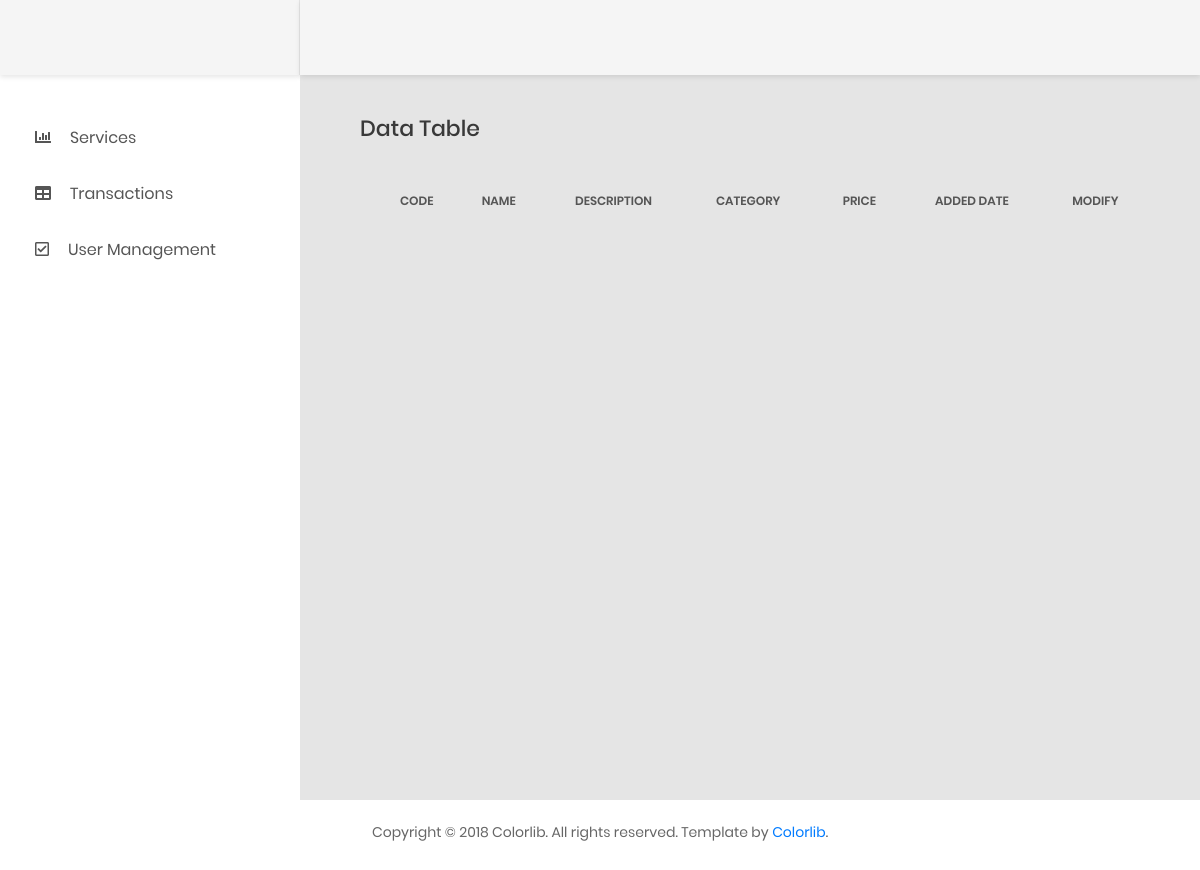
Page /view.php on the earlier database version.
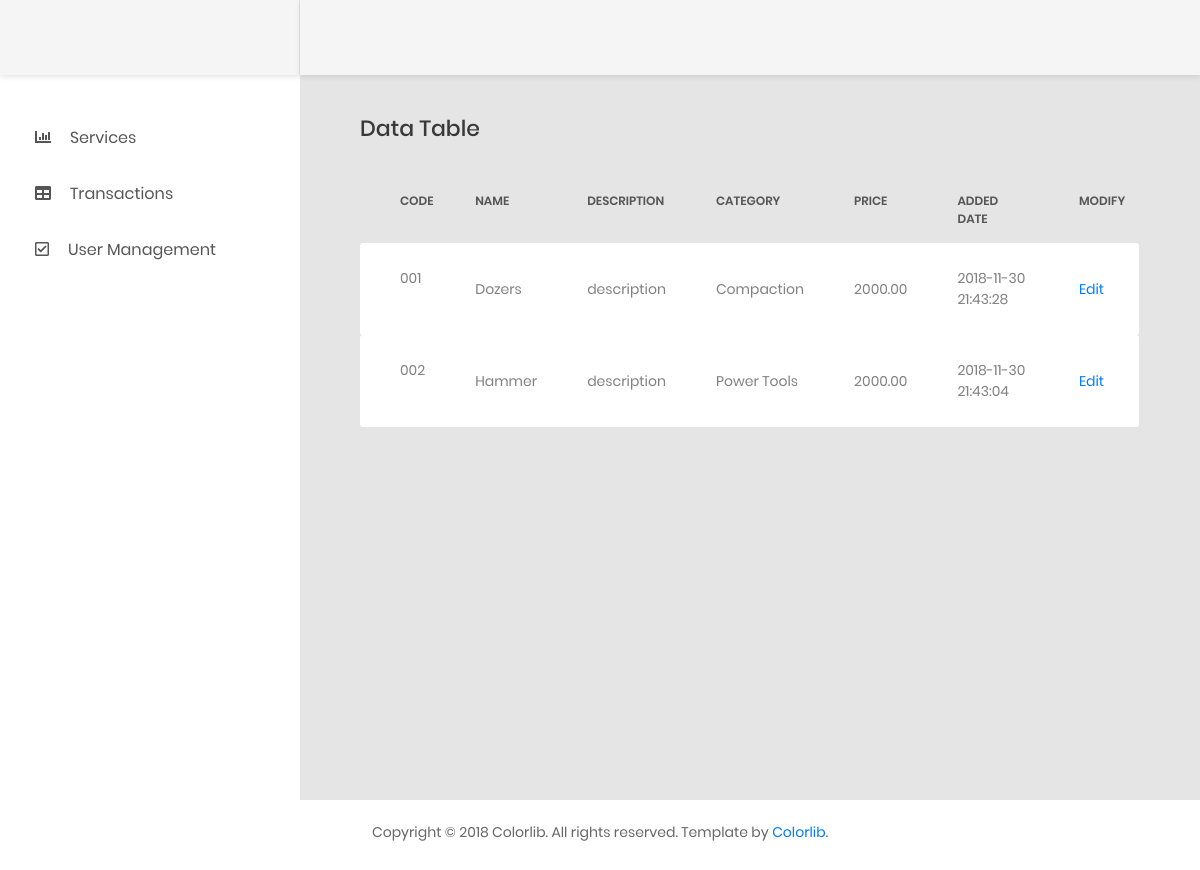
Same page on the later database version.
### tables this page shows
CREATE TABLE `equipment` (
  `equipment_id` int(11) NOT NULL,
  `equipment_code` varchar(255) NOT NULL,
  `equipment_name` varchar(45) NOT NULL,
  `equipment_desc` varchar(45) NOT NULL,
  `equipment_pic` varchar(200) NOT NULL,
  `equipment_price` decimal(6,2) NOT NULL,
  `category` varchar(45) NOT NULL,
  `added_date` datetime NOT NULL DEFAULT CURRENT_TIMESTAMP ON UPDATE CURRENT_TIMESTAMP
);

### view.php (the view, shortened to what this page needs)
<?php
include 'add-equipment-action.php';
?>
<!DOCTYPE html>
<html lang="en">
<head>
  <link href="css/font-face.css" rel="stylesheet" media="all">
  <link href="vendor/font-awesome-4.7/css/font-awesome.min.css" rel="stylesheet" media="all">
  <link href="vendor/font-awesome-5/css/fontawesome-all.min.css" rel="stylesheet" media="all">
  <link href="vendor/mdi-font/css/material-design-iconic-font.min.css" rel="stylesheet" media="all">
  <link href="vendor/bootstrap-4.1/bootstrap.min.css" rel="stylesheet" media="all">
  <link href="vendor/animsition/animsition.min.css" rel="stylesheet" media="all">
  <link href="vendor/bootstrap-progressbar/bootstrap-progressbar-3.3.4.min.css" rel="stylesheet" media="all">
  <link href="vendor/wow/animate.css" rel="stylesheet" media="all">
  <link href="vendor/css-hamburgers/hamburgers.min.css" rel="stylesheet" media="all">
  <link href="vendor/slick/slick.css" rel="stylesheet" media="all">
  <link href="vendor/select2/select2.min.css" rel="stylesheet" media="all">
  <link href="vendor/perfect-scrollbar/perfect-scrollbar.css" rel="stylesheet" media="all">
  <link href="css/theme.css" rel="stylesheet" media="all">
</head>
<body class="animsition">
  <div class="page-wrapper">
   <aside class="menu-sidebar d-none d-lg-block">
    <div class="logo">
    </div>
    <div class="menu-sidebar__content js-scrollbar1">
        <nav class="navbar-sidebar">
            <ul class="list-unstyled navbar__list">
                <li>
                    <a class="js-arrow" href="#">
                        <i class="fas fa-chart-bar"></i>Services</a>
                </li>
                <li>
                <a class="js-arrow" href="#">
                        <i class="fas fa-table"></i>Transactions</a>
                    </li>
                    <li>
                    <a class="js-arrow" href="#">
                            <i class="far fa-check-square"></i>User Management</a>
                        </ul>
                    </nav>
                </div>
            </aside>
          <div class="page-container">
            <header class="header-desktop">
            </header>
            <div class="main-content">
              <div class="section__content section__content--p30">
                <div class="container-fluid">
                <div class="col-md-12">
                                <h3 class="title-5 m-b-35">data table</h3>
                                <div class="table-responsive table-responsive-data2">
                                    <table class="table table-data2">
                                        <thead>
                                            <tr>
                                                <th>Code</th>
                                                <th>Name</th>
                                                <th>Description</th>
                                                <th>Category</th>
                                                <th>Price</th>
                                                <th>Added Date</th>
                                                <th>Modify</th>
                                            </tr>
                                        </thead>
                                        <tbody>
                                                                <?php
                                                                $perpage = 10;
                                                                if(isset($_GET["page"])){
                                                                    $page = intval($_GET["page"]);
                                                                }else {
                                                                    $page = 1;
                                                                }
                                                                $calc = $perpage * $page;
                                                                $start = $calc - $perpage;
                                                                $sql = "SELECT * FROM equipment LIMIT $start, $perpage";
                                                                $result = mysqli_query($con,$sql);
                                                                $rows = mysqli_num_rows($result);
                                                                if($rows){
                                                                    while($row = mysqli_fetch_array($result)){
                                                                        echo '
                                                                        <tr>
                                                                        <td>'.$row["equipment_code"].'</td>
                                                                        <td>'.$row["equipment_name"].'</td>
                                                                        <td>'.$row["equipment_desc"].'</td>
                                                                        <td>'.$row["category"].'</td>
                                                                        <td>'.$row["equipment_price"].'</td>
                                                                        <td>'.$row["added_date"].'</td>
                                                                        <td>'.'<a href=\'edit-equipment.php?edit_id=' .$row['equipment_id'].'\'>Edit</a>'.'</td>
                                                                        </tr>
                                                                        ';
                                                                    }
                                                                }
                                                                ?>
                                                            </tbody>
                                                        </table>
                                </div>
                            </div>
                </div>
              </div>
            </div>
          </div>
        </div>
<div class="row">
  <div class="col-md-12">
    <div class="copyright">
      <p>Copyright © 2018 Colorlib. All rights reserved. Template by <a href="https://colorlib.com">Colorlib</a>.</p>
    </div>
  </div>
</div>
</body>
</html>

Differences in the rows shown:
added equipment: equipment_code "001", equipment_name "Dozers", equipment_desc "description", category "Compaction", equipment_price "2000.00", added_date "2018-11-30 21:43:28"
added equipment: equipment_code "002", equipment_name "Hammer", equipment_desc "description", category "Power Tools", equipment_price "2000.00", added_date "2018-11-30 21:43:04"
